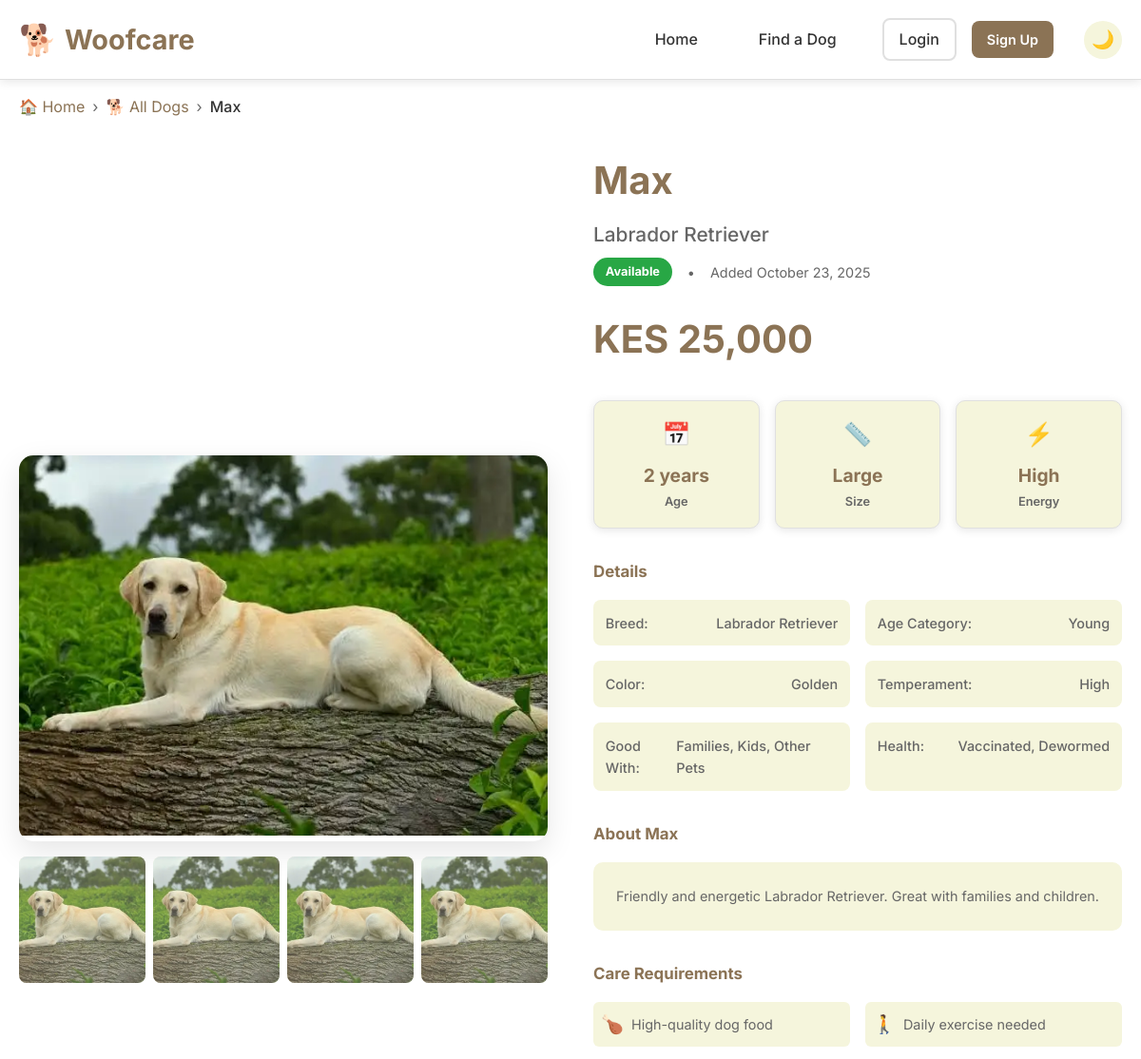
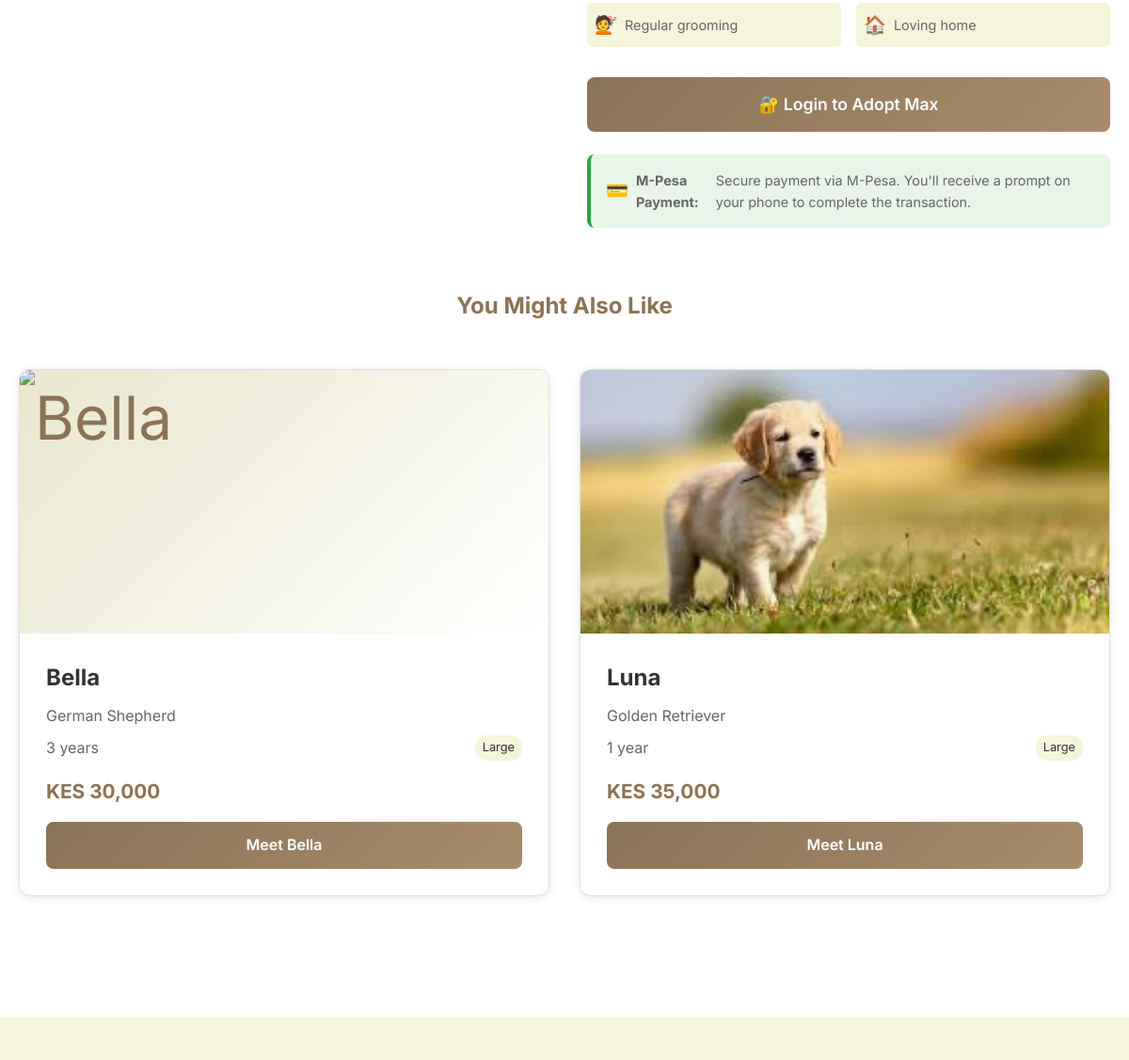
/dog/1 (upper part), run on an earlier commit of the app's database (2 pictures, top to bottom).
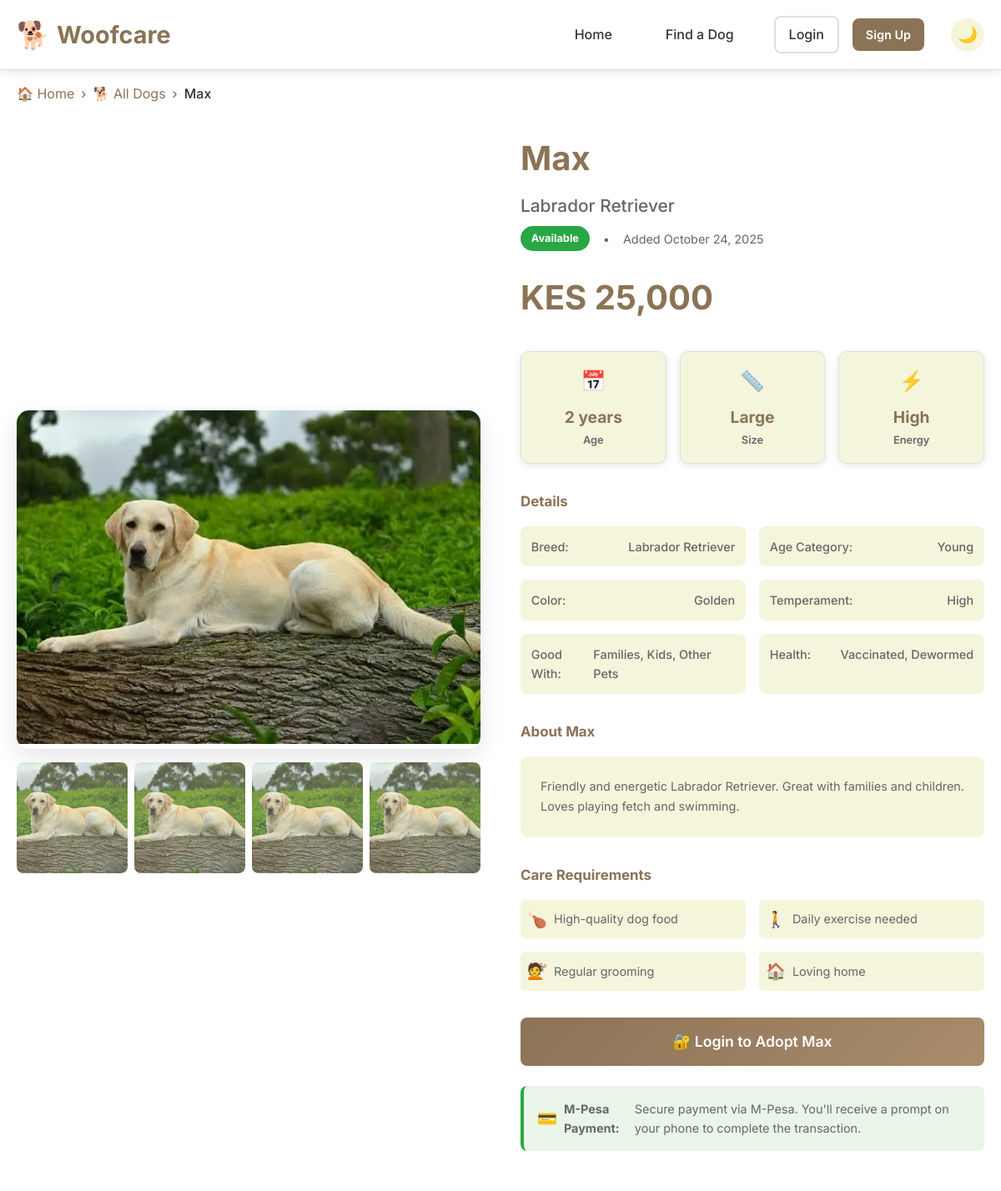
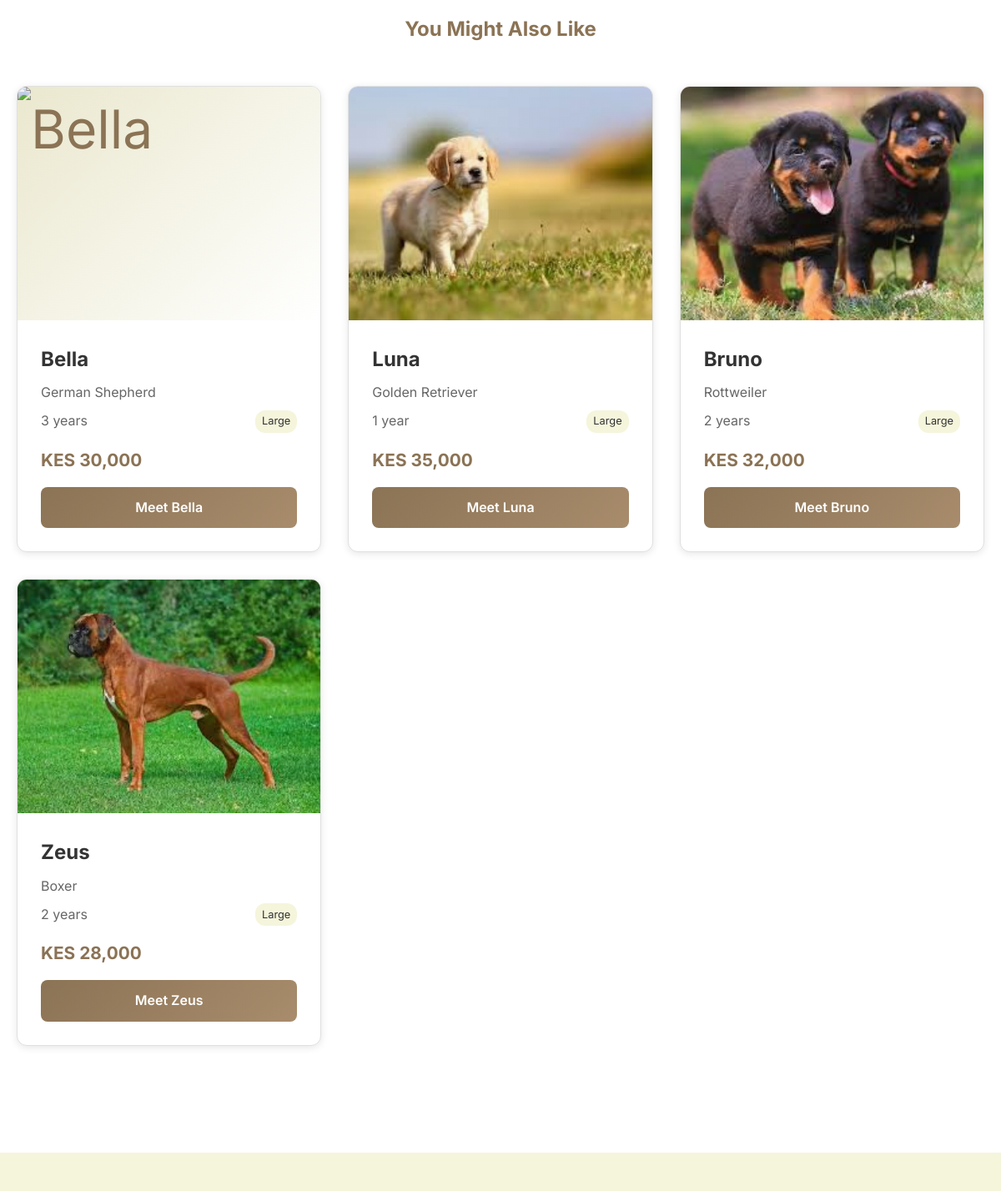
And on a later commit of the database (2 pictures, top to bottom).
### models.py (models this page shows)
class Dog(db.Model):
    __tablename__ = 'dog'
    id = db.Column(db.Integer, primary_key=True)
    name = db.Column(db.String(100), nullable=False)
    breed = db.Column(db.String(100), nullable=False)
    age = db.Column(db.Integer, nullable=False)
    age_category = db.Column(db.String(20), nullable=False)  # puppy, young, adult, senior
    size = db.Column(db.String(20), nullable=False)  # small, medium, large
    color = db.Column(db.String(50), nullable=False)
    energy_level = db.Column(db.String(20), nullable=False)  # low, medium, high
    price = db.Column(db.Float, nullable=False)
    description = db.Column(db.Text, nullable=False)
    image_url = db.Column(db.String(255))
    is_available = db.Column(db.Boolean, default=True)
    created_at = db.Column(db.DateTime, default=datetime.utcnow)

### app.py (the view)
@app.route('/dog/<int:dog_id>')
def dog_detail(dog_id):
    dog = Dog.query.get_or_404(dog_id)
    similar_dogs = Dog.query.filter(
        Dog.id != dog.id,
        Dog.is_available == True
    ).filter(
        (Dog.breed == dog.breed) | (Dog.size == dog.size)
    ).limit(4).all()
    return render_template('dog_detail.html', dog=dog, similar_dogs=similar_dogs)

### templates/dog_detail.html (shortened to what this page needs)
{% extends "base.html" %}
{% block content %}
<div class="container">
    <div style="max-width: 1200px; margin: 0 auto;">
        <nav style="margin: 1rem 0; display: flex; align-items: center; gap: 0.5rem; flex-wrap: wrap;">
            <a href="{{ url_for('index') }}" style="color: var(--primary-color); text-decoration: none;">🏠 Home</a>
            <span style="color: #666;">›</span>
            <a href="{{ url_for('dogs') }}" style="color: var(--primary-color); text-decoration: none;">🐕 All Dogs</a>
            <span style="color: #666;">›</span>
            <span style="color: #333; font-weight: 500;">{{ dog.name }}</span>
        </nav>
        <div class="dog-detail" style="display: grid; grid-template-columns: 1fr 1fr; gap: 3rem; margin: 2rem 0;">
            <div>
                <div class="dog-image-main" style="border-radius: 15px; overflow: hidden; margin-bottom: 1rem; box-shadow: 0 10px 30px rgba(0,0,0,0.1);">
                    {% if dog.image_url %}
                    <img src="{{ dog.image_url }}" alt="{{ dog.name }}" style="width: 100%; height: 400px; object-fit: cover;">
                    {% else %}
                    <div style="width: 100%; height: 400px; background: linear-gradient(135deg, var(--secondary-color), #e8e8e8); display: flex; align-items: center; justify-content: center;">
                        <span style="font-size: 6rem; opacity: 0.7;">🐕</span>
                    </div>
                    {% endif %}
                </div>
                <div style="display: grid; grid-template-columns: repeat(4, 1fr); gap: 0.5rem;">
                    {% for i in range(4) %}
                    <div style="aspect-ratio: 1; border-radius: 8px; overflow: hidden; background: var(--secondary-color); display: flex; align-items: center; justify-content: center; cursor: pointer;">
                        {% if dog.image_url %}
                        <img src="{{ dog.image_url }}" alt="{{ dog.name }} {{ i+1 }}" style="width: 100%; height: 100%; object-fit: cover; opacity: 0.7;">
                        {% else %}
                        <span style="font-size: 1.5rem; opacity: 0.5;">🐕</span>
                        {% endif %}
                    </div>
                    {% endfor %}
                </div>
            </div>
            <div>
                <div style="margin-bottom: 1.5rem;">
                    <h1 style="color: var(--primary-color); margin-bottom: 0.5rem; font-size: 2.5rem;">{{ dog.name }}</h1>
                    <p style="font-size: 1.3rem; color: #666; margin-bottom: 0.5rem; font-weight: 500;">{{ dog.breed }}</p>
                    <div style="display: flex; align-items: center; gap: 1rem; flex-wrap: wrap;">
                        <span class="status-badge {{ 'available' if dog.is_available else 'unavailable' }}">
                            {{ 'Available' if dog.is_available else 'Adopted' }}
                        </span>
                        <span style="color: #666;">•</span>
                        <span style="color: #666;">Added {{ dog.created_at.strftime('%B %d, %Y') if dog.created_at else 'Recently' }}</span>
                    </div>
                </div>
                <div class="price" style="font-size: 2.5rem; margin-bottom: 2rem; color: var(--primary-color); font-weight: bold;">
                    KES {{ "{:,.0f}".format(dog.price) }}
                </div>
                <div style="display: grid; grid-template-columns: repeat(3, 1fr); gap: 1rem; margin-bottom: 2rem;">
                    <div class="stat-card">
                        <div class="stat-icon">📅</div>
                        <div class="stat-value">{{ dog.age }} year{{ 's' if dog.age != 1 }}</div>
                        <div class="stat-label">Age</div>
                    </div>
                    <div class="stat-card">
                        <div class="stat-icon">📏</div>
                        <div class="stat-value" style="text-transform: capitalize;">{{ dog.size }}</div>
                        <div class="stat-label">Size</div>
                    </div>
                    <div class="stat-card">
                        <div class="stat-icon">⚡</div>
                        <div class="stat-value" style="text-transform: capitalize;">{{ dog.energy_level }}</div>
                        <div class="stat-label">Energy</div>
                    </div>
                </div>
                <div class="details-section" style="margin-bottom: 2rem;">
                    <h3 style="margin-bottom: 1rem; color: var(--primary-color);">Details</h3>
                    <div style="display: grid; grid-template-columns: 1fr 1fr; gap: 1rem;">
                        <div class="detail-item">
                            <span class="detail-label">Breed:</span>
                            <span class="detail-value">{{ dog.breed }}</span>
                        </div>
                        <div class="detail-item">
                            <span class="detail-label">Age Category:</span>
                            <span class="detail-value" style="text-transform: capitalize;">{{ dog.age_category }}</span>
                        </div>
                        <div class="detail-item">
                            <span class="detail-label">Color:</span>
                            <span class="detail-value">{{ dog.color }}</span>
                        </div>
                        <div class="detail-item">
                            <span class="detail-label">Temperament:</span>
                            <span class="detail-value" style="text-transform: capitalize;">{{ dog.energy_level }}</span>
                        </div>
                        <div class="detail-item">
                            <span class="detail-label">Good With:</span>
                            <span class="detail-value">Families, Kids, Other Pets</span>
                        </div>
                        <div class="detail-item">
                            <span class="detail-label">Health:</span>
                            <span class="detail-value">Vaccinated, Dewormed</span>
                        </div>
                    </div>
                </div>
                <div style="margin-bottom: 2rem;">
                    <h3 style="margin-bottom: 1rem; color: var(--primary-color);">About {{ dog.name }}</h3>
                    <div style="background: var(--secondary-color); padding: 1.5rem; border-radius: 10px; line-height: 1.7;">
                        {{ dog.description }}
                    </div>
                </div>
                <div style="margin-bottom: 2rem;">
                    <h3 style="margin-bottom: 1rem; color: var(--primary-color);">Care Requirements</h3>
                    <div style="display: grid; grid-template-columns: repeat(2, 1fr); gap: 1rem;">
                        <div class="care-item">
                            <span class="care-icon">🍗</span>
                            <span>High-quality dog food</span>
                        </div>
                        <div class="care-item">
                            <span class="care-icon">🚶</span>
                            <span>Daily exercise needed</span>
                        </div>
                        <div class="care-item">
                            <span class="care-icon">💇</span>
                            <span>Regular grooming</span>
                        </div>
                        <div class="care-item">
                            <span class="care-icon">🏠</span>
                            <span>Loving home</span>
                        </div>
                    </div>
                </div>
                <div style="margin-bottom: 1.5rem;">
                    {% if current_user.is_authenticated %}
                        {% if dog.is_available %}
                            <div style="display: flex; gap: 1rem; flex-wrap: wrap;">
                                <a href="{{ url_for('checkout', dog_id=dog.id) }}" class="btn" style="font-size: 1.1rem; padding: 15px 30px; flex: 1;">
                                    🏠 Adopt {{ dog.name }}
                                </a>
                                <button class="btn" style="background: transparent; color: var(--primary-color); border: 2px solid var(--primary-color);">
                                    ❤️ Add to Wishlist
                                </button>
                            </div>
                        {% else %}
                            <button class="btn" disabled style="background: #ccc; font-size: 1.1rem; padding: 15px 30px; width: 100%;">
                                🏠 Already Adopted
                            </button>
                        {% endif %}
                    {% else %}
                        <a href="{{ url_for('login', next=url_for('checkout', dog_id=dog.id)) }}" class="btn" style="font-size: 1.1rem; padding: 15px 30px; width: 100%;">
                            🔐 Login to Adopt {{ dog.name }}
                        </a>
                    {% endif %}
                </div>
                <div class="mpesa-note" style="background: #e8f5e8; padding: 1rem; border-radius: 8px; border-left: 4px solid var(--success-color);">
                    <p style="margin: 0; display: flex; align-items: center; gap: 0.5rem;">
                        <span style="font-size: 1.2rem;">💳</span>
                        <strong>M-Pesa Payment:</strong> Secure payment via M-Pesa. You'll receive a prompt on your phone to complete the transaction.
                    </p>
                </div>
            </div>
        </div>
        {% if similar_dogs %}
        <div style="margin: 4rem 0;">
            <h2 style="text-align: center; margin-bottom: 2rem; color: var(--primary-color);">You Might Also Like</h2>
            <div class="dogs-grid">
                {% for similar_dog in similar_dogs %}
                {% if similar_dog.id != dog.id and similar_dog.is_available %}
                <div class="dog-card">
                    <div class="dog-image">
                    </div>
                    <div class="dog-info">
                        <h3>{{ similar_dog.name }}</h3>
                        <p style="color: #666; margin-bottom: 0.5rem;">{{ similar_dog.breed }}</p>
                        <div style="display: flex; justify-content: space-between; align-items: center; margin-bottom: 1rem;">
                            <span style="color: #666;">{{ similar_dog.age }} year{{ 's' if similar_dog.age != 1 }}</span>
                            <span style="text-transform: capitalize; background: var(--secondary-color); padding: 0.2rem 0.5rem; border-radius: 12px; font-size: 0.8rem;">
                                {{ similar_dog.size }}
                            </span>
                        </div>
                        <div class="price" style="font-size: 1.3rem; font-weight: bold; color: var(--primary-color); margin-bottom: 1rem;">
                            KES {{ "{:,.0f}".format(similar_dog.price) }}
                        </div>
                        <a href="{{ url_for('dog_detail', dog_id=similar_dog.id) }}" class="btn" style="display: block; text-align: center;">
                            Meet {{ similar_dog.name }}
                        </a>
                    </div>
                </div>
                {% endif %}
                {% endfor %}
            </div>
        </div>
        {% endif %}
    </div>
</div>
{% endblock %}

### templates/base.html (shortened to what this page needs)
<!DOCTYPE html>
<html lang="en" data-theme="light">
<head>
    <link rel="stylesheet" href="{{ url_for('static', filename='css/style.css') }}">
    <link rel="stylesheet" href="{{ url_for('static', filename='css/dark-mode.css') }}">
</head>
<body>
    <header>
        <div class="container">
            <nav class="navbar">
                <a href="{{ url_for('index') }}" class="logo">
                    <span class="logo-icon">🐕</span>
                    Woofcare
                </a>
                <ul class="nav-links" id="navLinks">
                    <li><a href="{{ url_for('index') }}" class="nav-link">Home</a></li>
                    <li><a href="{{ url_for('dogs') }}" class="nav-link">Find a Dog</a></li>
                    {% if current_user.is_authenticated %}
                        <li class="nav-dropdown">
                            <a href="#" class="nav-link user-menu">
                                {% if current_user.profile_picture %}
                                    <img src="{{ current_user.profile_picture }}" alt="Profile" class="user-avatar">
                                {% else %}
                                    <div class="user-avatar placeholder">
                                        {{ current_user.first_name[0] }}{{ current_user.last_name[0] }}
                                    </div>
                                {% endif %}
                                {{ current_user.first_name }}
                                <span class="dropdown-arrow">▼</span>
                            </a>
                            <ul class="dropdown-menu">
                                <li><a href="{{ url_for('account') }}">👤 My Account</a></li>
                                <li><a href="{{ url_for('account') }}#orders">📦 My Orders</a></li>
                                <li><a href="{{ url_for('account') }}#wishlist">❤️ My Wishlist</a></li>
                                {% if current_user.is_admin %}
                                    <li class="divider"></li>
                                    <li><a href="{{ url_for('admin_dashboard') }}">⚙️ Admin Panel</a></li>
                                {% endif %}
                                <li class="divider"></li>
                                <li><a href="{{ url_for('logout') }}">🚪 Logout</a></li>
                            </ul>
                        </li>
                    {% else %}
                        <li class="auth-buttons">
                            <a href="{{ url_for('login') }}" class="nav-link login-btn">Login</a>
                            <a href="{{ url_for('register') }}" class="btn btn-primary btn-small">Sign Up</a>
                        </li>
                    {% endif %}
                    <li class="theme-toggle-container">
                        <button class="theme-toggle" id="themeToggle" title="Toggle dark mode">
                            <span class="theme-icon">🌙</span>
                        </button>
                    </li>
                </ul>
            </nav>
        </div>
    </header>
    <main>
        {% block content %}{% endblock %}
    </main>
    <footer class="footer">
    </footer>
</body>
</html>

What changed in the data, as far as the page shows it:
changed Dog "Max": created_at "October 23, 2025" → "October 24, 2025"; description "Friendly and energetic Labrador Retriever. Great with families and children." → "Friendly and energetic Labrador Retriever. Great with families and children. Loves playing fetch and swimming."
now on this page (row edited): Dog: name "Bruno", breed "Rottweiler", age "2", age "s", size "Large", price "32,000"
added Dog: name "Zeus", breed "Boxer", age "2", age "s", size "Large", price "28,000"
